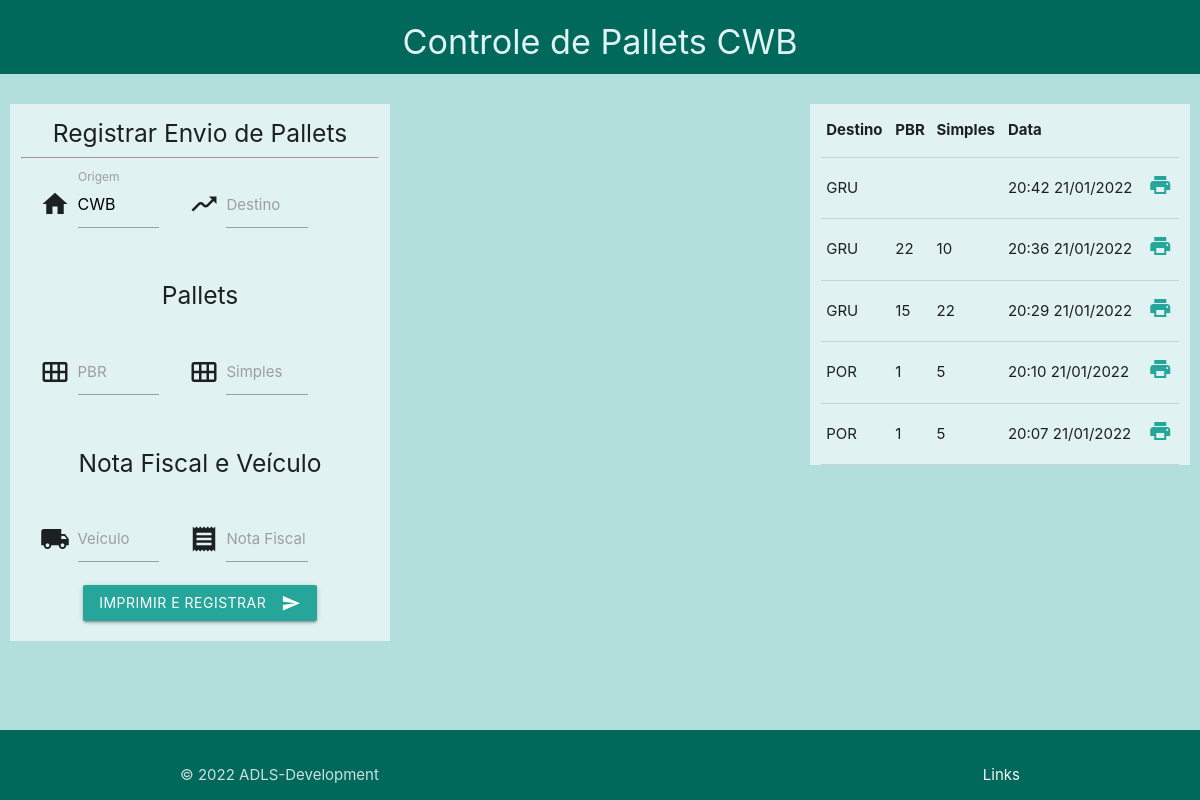
Before: / with the older database file.
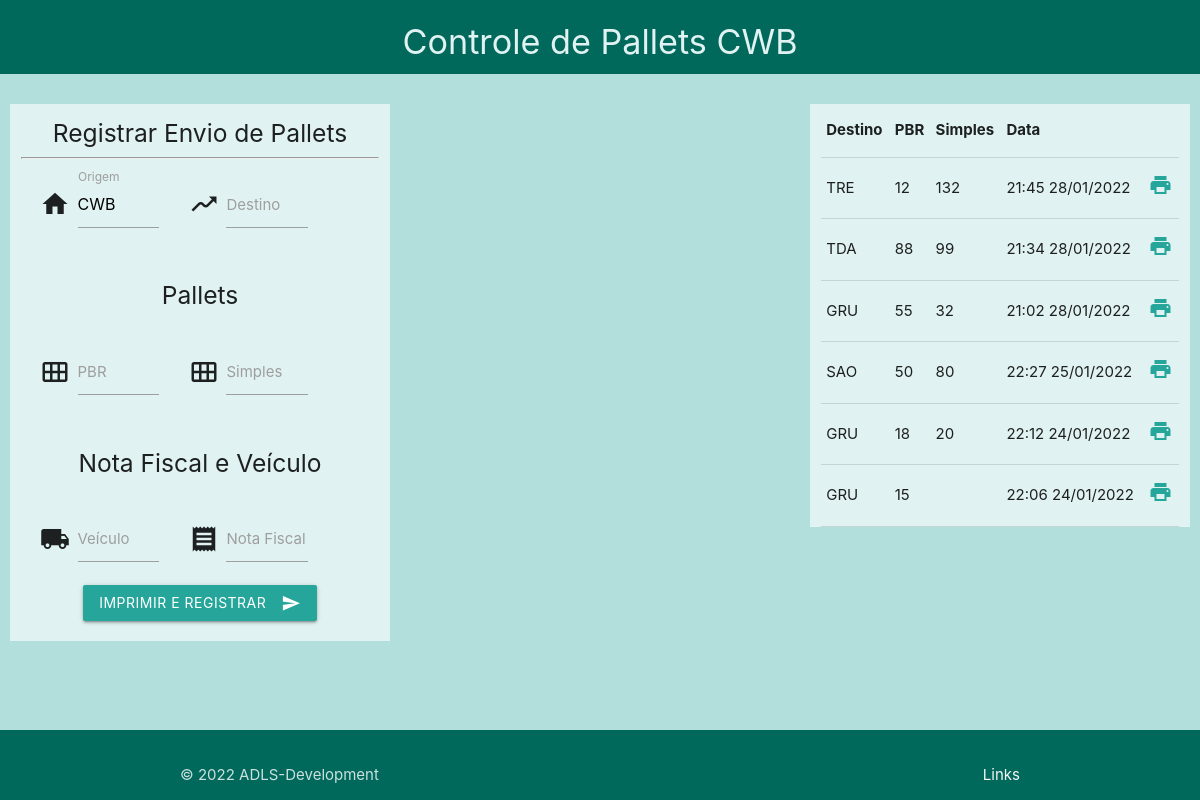
After: the same page with the newer database file.
### tables this page shows
CREATE TABLE IF NOT EXISTS `registro` (
  `id` int(11) NOT NULL AUTO_INCREMENT,
  `origem` varchar(240) NOT NULL,
  `destino` varchar(240) NOT NULL,
  `pbr` varchar(10) DEFAULT NULL,
  `simples` varchar(10) DEFAULT NULL,
  `veiculo` varchar(240) DEFAULT NULL,
  `notafiscal` varchar(240) DEFAULT NULL,
  `data` datetime NOT NULL,
  PRIMARY KEY (`id`)
);

### index.php (the view, shortened to what this page needs)
<?php
require_once 'db_connect.php' ;
include_once "includes/header.php";
$sql = "SELECT * FROM registro ORDER BY id DESC LIMIT 6";
$result = mysqli_query($connect,$sql);
?>
<div class="row">
    <div class="col s12 m4 l4 teal lighten-5 index-box">
        <div class="row">
            <div class="col s12 center">
                <h5>Registrar Envio de Pallets</h5>
                <hr>
            </div>
            <div class="col s12 center">
                <form action="php_actions/addRegister.php" method="post">
                    <div class="input-field col s5">
                        <i class="material-icons prefix">home</i>
                        <input readonly type="text" value="CWB" id="origem" name="origem" maxlength="3" class="autocomplete">
                        <label for="origem">Origem</label>
                    </div>
                    <div class="input-field col s5">
                        <i class="material-icons prefix">moving</i>
                        <input type="text" id="destino" name="destino" maxlength="3" required class="autocomplete">
                        <label for="destino">Destino</label>
                    </div>
                    <div class="input-field col s12">
                        <h5>Pallets</h5>
                    </div>
                    <div class="input-field col s5">
                        <i class="material-icons prefix">calendar_view_month</i>
                        <input type="number" id="pbr" name="pbr" class="autocomplete">
                        <label for="pbr">PBR</label>
                    </div>
                    <div class="input-field col s5">
                        <i class="material-icons prefix">calendar_view_month</i>
                        <input type="number" id="simples" name="simples" class="autocomplete">
                        <label for="simples">Simples</label>
                    </div>
                    <div class="input-field col s12">
                        <h5>Nota Fiscal e Veículo</h5>
                    </div>
                    <div class="input-field col s5">
                        <i class="material-icons prefix">local_shipping</i>
                        <input type="text" id="placa" name="placa" maxlength="7" required class="autocomplete">
                        <label for="placa">Veículo</label>
                    </div>
                    <div class="input-field col s5">
                        <i class="material-icons prefix">receipt</i>
                        <input type="text" id="nf" name="nf" class="autocomplete">
                        <label for="nf">Nota Fiscal</label>
                    </div>
                    <div class="col s12">
                        <button class="btn waves-effect waves-light" type="submit" name="action">Imprimir e Registrar
                            <i class="material-icons right">send</i>
                        </button>
                    </div>
                </form>
            </div>
        </div>
    </div>
    <div class="col s12 m4 l4 teal lighten-5 index-box">
    </div>
    <div class="col s12 m4 l4 teal lighten-5 index-box">
    <table>
        <thead>
          <tr>
              <th>Destino</th>
              <th>PBR</th>
              <th>Simples</th>
              <th>Data</th>
          </tr>
        </thead>
        <tbody>
         <?php
            while($listaRegistro = mysqli_fetch_assoc($result))
            {
                $data = date('H:i d/m/Y', strtotime($listaRegistro['data']));
                $dataToSend = $listaRegistro['data'];
                $destino = $listaRegistro['destino'];
                $pbr = $listaRegistro['pbr'];
                $simples = $listaRegistro['simples'];
                $veiculo = $listaRegistro['veiculo'];
                $origem = $listaRegistro['origem'];
                $nota = $listaRegistro['notafiscal'];
                $id = $listaRegistro['id'];
                echo "<tr>";
                echo "<td>".$destino."</td>";
                echo "<td>".$pbr."</td>";
                echo "<td>".$simples."</td>";
                echo "<td>".$data."</td>";
                echo "<td> <a class='btn-float' href='impressao.php?origem=$origem&destino=$destino&pbr=$pbr&simples=$simples&veiculo=$veiculo&nota=$nota&data=$dataToSend&id=$id'> <i class='material-icons teal-text text-lighten-1' >print</i></a> </td>";
                echo "</tr>";
            }
         ?>
        </tbody>
      </table>
    </div>
</div>
<?php
include_once "includes/footer.php";
?>

### includes/header.php (shortened to what this page needs)
<!DOCTYPE html>
<html lang="pt-br">
<head>
    <link rel="stylesheet" href="https://cdnjs.cloudflare.com/ajax/libs/materialize/1.0.0/css/materialize.min.css">
</head>
<body class="teal lighten-4">
<header>
  <div class="row">
    <div class="col s12 center teal darken-3">
        <h4 class="teal-text text-lighten-5" >Controle de Pallets CWB</h4>
    </div>
</div>
</header>
<main>

### includes/footer.php (shortened to what this page needs)
</main>
<footer class="page-footer teal darken-3">
    <div class="footer-copyright teal darken-3">
        <div class="container">
            © 2022 ADLS-Development
            <a class="grey-text text-lighten-4 right" href="#!">Links</a>
        </div>
    </div>
</footer>
</body>
</html>

### includes/header.php (style rules this page uses)
body { display: flex; min-height: 100vh; flex-direction: column; }
main { flex: 1 0 auto; }
.index-box { border: #b2dfdb; border-style: solid; border-width: 10px; }

Changed rows visible on the page:
no longer on this page (row unchanged): registro: destino "GRU", data "20:42 21/01/2022"
no longer on this page (row unchanged): registro: destino "GRU", pbr "22", simples "10", data "20:36 21/01/2022"
no longer on this page (row unchanged): registro: destino "GRU", pbr "15", simples "22", data "20:29 21/01/2022"
no longer on this page (row unchanged): registro: destino "POR", pbr "1", simples "5", data "20:10 21/01/2022"
no longer on this page (row unchanged): registro: destino "POR", pbr "1", simples "5", data "20:07 21/01/2022"
added registro: destino "TRE", pbr "12", simples "132", data "21:45 28/01/2022"
added registro: destino "TDA", pbr "88", simples "99", data "21:34 28/01/2022"
added registro: destino "GRU", pbr "55", simples "32", data "21:02 28/01/2022"
added registro: destino "SAO", pbr "50", simples "80", data "22:27 25/01/2022"
added registro: destino "GRU", pbr "18", simples "20", data "22:12 24/01/2022"
added registro: destino "GRU", pbr "15", data "22:06 24/01/2022"
